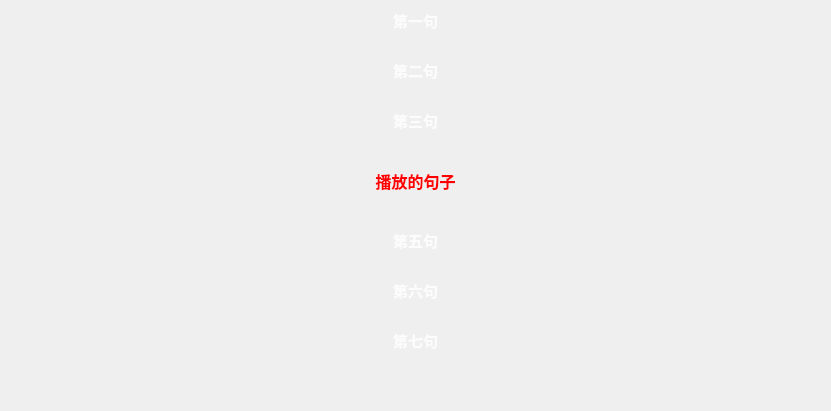
<?xml version="1.0" encoding="UTF-8"?>
<ui version="4.0">
 <class>KLyricWidget</class>
 <widget class="QWidget" name="KLyricWidget">
  <property name="geometry">
   <rect>
    <x>0</x>
    <y>0</y>
    <width>831</width>
    <height>411</height>
   </rect>
  </property>
  <property name="windowTitle">
   <string>KLyricWidget</string>
  </property>
  <widget class="QLabel" name="labelLyric1">
   <property name="geometry">
    <rect>
     <x>0</x>
     <y>0</y>
     <width>831</width>
     <height>41</height>
    </rect>
   </property>
   <property name="font">
    <font>
     <family>幼圆</family>
     <pointsize>11</pointsize>
     <weight>75</weight>
     <bold>true</bold>
    </font>
   </property>
   <property name="styleSheet">
    <string notr="true">color: rgba(255, 255, 255, 200);</string>
   </property>
   <property name="text">
    <string>第一句</string>
   </property>
   <property name="alignment">
    <set>Qt::AlignCenter</set>
   </property>
  </widget>
  <widget class="QLabel" name="labelLyric7">
   <property name="geometry">
    <rect>
     <x>0</x>
     <y>320</y>
     <width>831</width>
     <height>41</height>
    </rect>
   </property>
   <property name="font">
    <font>
     <family>幼圆</family>
     <pointsize>11</pointsize>
     <weight>75</weight>
     <bold>true</bold>
    </font>
   </property>
   <property name="styleSheet">
    <string notr="true">color: rgba(255, 255, 255, 200);</string>
   </property>
   <property name="text">
    <string>第七句</string>
   </property>
   <property name="alignment">
    <set>Qt::AlignCenter</set>
   </property>
  </widget>
  <widget class="QLabel" name="labelLyric2">
   <property name="geometry">
    <rect>
     <x>0</x>
     <y>50</y>
     <width>831</width>
     <height>41</height>
    </rect>
   </property>
   <property name="font">
    <font>
     <family>幼圆</family>
     <pointsize>11</pointsize>
     <weight>75</weight>
     <bold>true</bold>
    </font>
   </property>
   <property name="styleSheet">
    <string notr="true">color: rgba(255, 255, 255, 200);</string>
   </property>
   <property name="text">
    <string>第二句</string>
   </property>
   <property name="alignment">
    <set>Qt::AlignCenter</set>
   </property>
  </widget>
  <widget class="QLabel" name="labelLyric5">
   <property name="geometry">
    <rect>
     <x>0</x>
     <y>220</y>
     <width>831</width>
     <height>41</height>
    </rect>
   </property>
   <property name="font">
    <font>
     <family>幼圆</family>
     <pointsize>11</pointsize>
     <weight>75</weight>
     <bold>true</bold>
    </font>
   </property>
   <property name="styleSheet">
    <string notr="true">color: rgba(255, 255, 255, 200);</string>
   </property>
   <property name="text">
    <string>第五句</string>
   </property>
   <property name="alignment">
    <set>Qt::AlignCenter</set>
   </property>
  </widget>
  <widget class="QLabel" name="labelPlaying">
   <property name="geometry">
    <rect>
     <x>0</x>
     <y>160</y>
     <width>831</width>
     <height>41</height>
    </rect>
   </property>
   <property name="font">
    <font>
     <family>幼圆</family>
     <pointsize>12</pointsize>
     <weight>75</weight>
     <italic>false</italic>
     <bold>true</bold>
     <underline>false</underline>
    </font>
   </property>
   <property name="styleSheet">
    <string notr="true">color: rgb(255, 0, 0);</string>
   </property>
   <property name="text">
    <string>播放的句子</string>
   </property>
   <property name="alignment">
    <set>Qt::AlignCenter</set>
   </property>
  </widget>
  <widget class="QLabel" name="labelLyric6">
   <property name="geometry">
    <rect>
     <x>0</x>
     <y>270</y>
     <width>831</width>
     <height>41</height>
    </rect>
   </property>
   <property name="font">
    <font>
     <family>幼圆</family>
     <pointsize>11</pointsize>
     <weight>75</weight>
     <bold>true</bold>
    </font>
   </property>
   <property name="styleSheet">
    <string notr="true">color: rgba(255, 255, 255, 200);</string>
   </property>
   <property name="text">
    <string>第六句</string>
   </property>
   <property name="alignment">
    <set>Qt::AlignCenter</set>
   </property>
  </widget>
  <widget class="QLabel" name="labelLyric3">
   <property name="geometry">
    <rect>
     <x>0</x>
     <y>100</y>
     <width>831</width>
     <height>41</height>
    </rect>
   </property>
   <property name="font">
    <font>
     <family>幼圆</family>
     <pointsize>11</pointsize>
     <weight>75</weight>
     <bold>true</bold>
    </font>
   </property>
   <property name="styleSheet">
    <string notr="true">color: rgba(255, 255, 255, 200);</string>
   </property>
   <property name="text">
    <string>第三句</string>
   </property>
   <property name="alignment">
    <set>Qt::AlignCenter</set>
   </property>
  </widget>
 </widget>
 <layoutdefault spacing="6" margin="11"/>
 <resources/>
 <connections/>
</ui>
